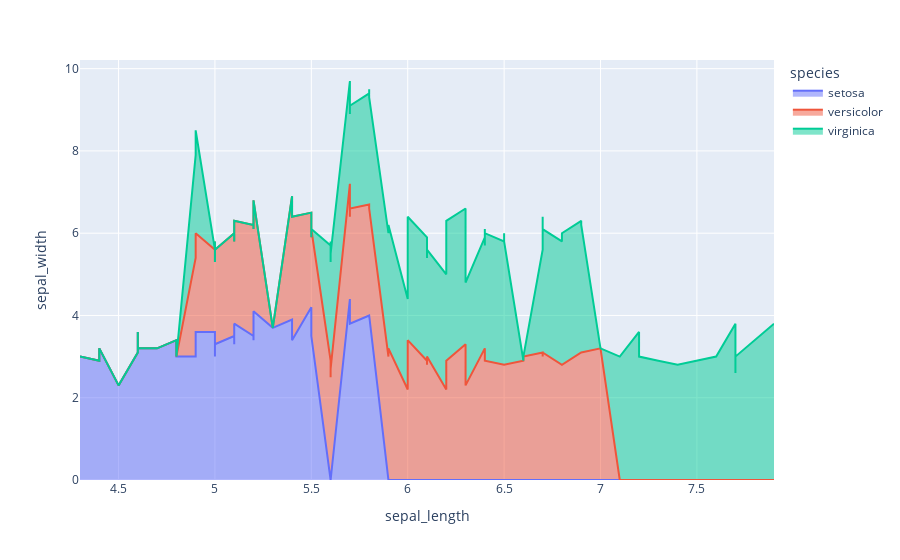

This figure's notebook cell:
### Code cell
fig_9=px.area(df,x='sepal_length',y='sepal_width',color='species')
fig_9.write_image('./output/fig_9.png',scale=5)
fig_9

### Figure 1 — Plotly figure (JSON) as saved in the notebook; plotly's stock layout.template omitted (floating-point values rounded to 4 significant figures)
{"data": [{"fillpattern": {"shape": ""}, "hovertemplate": "species=setosa<br>sepal_length=%{x}<br>sepal_width=%{y}<extra></extra>", "legendgroup": "setosa", "line": {"color": "#636efa"}, "marker": {"symbol": "circle"}, "mode": "lines", "name": "setosa", "orientation": "v", "showlegend": true, "stackgroup": "1", "type": "scatter", "x": [5.1, 4.9, 4.7, 4.6, 5.0, 5.4, 4.6, 5.0, 4.4, 4.9, 5.4, 4.8, 4.8, 4.3, 5.8, 5.7, 5.4, 5.1, 5.7, 5.1, 5.4, 5.1, 4.6, 5.1, 4.8, 5.0, 5.0, 5.2, 5.2, 4.7, 4.8, 5.4, 5.2, 5.5, 4.9, 5.0, 5.5, 4.9, 4.4, 5.1, 5.0, 4.5, 4.4, 5.0, 5.1, 4.8, 5.1, 4.6, 5.3, 5.0], "xaxis": "x", "y": [3.5, 3.0, 3.2, 3.1, 3.6, 3.9, 3.4, 3.4, 2.9, 3.1, 3.7, 3.4, 3.0, 3.0, 4.0, 4.4, 3.9, 3.5, 3.8, 3.8, 3.4, 3.7, 3.6, 3.3, 3.4, 3.0, 3.4, 3.5, 3.4, 3.2, 3.1, 3.4, 4.1, 4.2, 3.1, 3.2, 3.5, 3.6, 3.0, 3.4, 3.5, 2.3, 3.2, 3.5, 3.8, 3.0, 3.8, 3.2, 3.7, 3.3], "yaxis": "y"}, {"fillpattern": {"shape": ""}, "hovertemplate": "species=versicolor<br>sepal_length=%{x}<br>sepal_width=%{y}<extra></extra>", "legendgroup": "versicolor", "line": {"color": "#EF553B"}, "marker": {"symbol": "circle"}, "mode": "lines", "name": "versicolor", "orientation": "v", "showlegend": true, "stackgroup": "1", "type": "scatter", "x": [7.0, 6.4, 6.9, 5.5, 6.5, 5.7, 6.3, 4.9, 6.6, 5.2, 5.0, 5.9, 6.0, 6.1, 5.6, 6.7, 5.6, 5.8, 6.2, 5.6, 5.9, 6.1, 6.3, 6.1, 6.4, 6.6, 6.8, 6.7, 6.0, 5.7, 5.5, 5.5, 5.8, 6.0, 5.4, 6.0, 6.7, 6.3, 5.6, 5.5, 5.5, 6.1, 5.8, 5.0, 5.6, 5.7, 5.7, 6.2, 5.1, 5.7], "xaxis": "x", "y": [3.2, 3.2, 3.1, 2.3, 2.8, 2.8, 3.3, 2.4, 2.9, 2.7, 2.0, 3.0, 2.2, 2.9, 2.9, 3.1, 3.0, 2.7, 2.2, 2.5, 3.2, 2.8, 2.5, 2.8, 2.9, 3.0, 2.8, 3.0, 2.9, 2.6, 2.4, 2.4, 2.7, 2.7, 3.0, 3.4, 3.1, 2.3, 3.0, 2.5, 2.6, 3.0, 2.6, 2.3, 2.7, 3.0, 2.9, 2.9, 2.5, 2.8], "yaxis": "y"}, {"fillpattern": {"shape": ""}, "hovertemplate": "species=virginica<br>sepal_length=%{x}<br>sepal_width=%{y}<extra></extra>", "legendgroup": "virginica", "line": {"color": "#00cc96"}, "marker": {"symbol": "circle"}, "mode": "lines", "name": "virginica", "orientation": "v", "showlegend": true, "stackgroup": "1", "type": "scatter", "x": [6.3, 5.8, 7.1, 6.3, 6.5, 7.6, 4.9, 7.3, 6.7, 7.2, 6.5, 6.4, 6.8, 5.7, 5.8, 6.4, 6.5, 7.7, 7.7, 6.0, 6.9, 5.6, 7.7, 6.3, 6.7, 7.2, 6.2, 6.1, 6.4, 7.2, 7.4, 7.9, 6.4, 6.3, 6.1, 7.7, 6.3, 6.4, 6.0, 6.9, 6.7, 6.9, 5.8, 6.8, 6.7, 6.7, 6.3, 6.5, 6.2, 5.9], "xaxis": "x", "y": [3.3, 2.7, 3.0, 2.9, 3.0, 3.0, 2.5, 2.9, 2.5, 3.6, 3.2, 2.7, 3.0, 2.5, 2.8, 3.2, 3.0, 3.8, 2.6, 2.2, 3.2, 2.8, 2.8, 2.7, 3.3, 3.2, 2.8, 3.0, 2.8, 3.0, 2.8, 3.8, 2.8, 2.8, 2.6, 3.0, 3.4, 3.1, 3.0, 3.1, 3.1, 3.1, 2.7, 3.2, 3.3, 3.0, 2.5, 3.0, 3.4, 3.0], "yaxis": "y"}], "layout": {"legend": {"title": {"text": "species"}, "tracegroupgap": 0}, "margin": {"t": 60}, "xaxis": {"anchor": "y", "domain": [0, 1], "title": {"text": "sepal_length"}}, "yaxis": {"anchor": "x", "domain": [0, 1], "title": {"text": "sepal_width"}}}}
